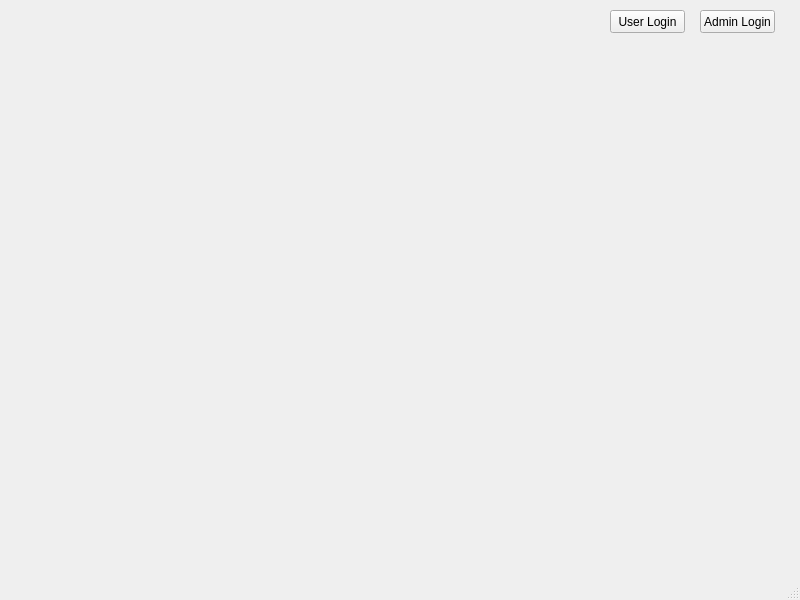
<?xml version="1.0" encoding="UTF-8"?>
<ui version="4.0">
 <class>MainWindow</class>
 <widget class="QMainWindow" name="MainWindow">
  <property name="geometry">
   <rect>
    <x>0</x>
    <y>0</y>
    <width>800</width>
    <height>600</height>
   </rect>
  </property>
  <property name="windowTitle">
   <string>MainWindow</string>
  </property>
  <widget class="QWidget" name="centralwidget">
   <widget class="QPushButton" name="pushButton">
    <property name="geometry">
     <rect>
      <x>610</x>
      <y>10</y>
      <width>75</width>
      <height>23</height>
     </rect>
    </property>
    <property name="text">
     <string>User Login</string>
    </property>
   </widget>
   <widget class="QPushButton" name="pushButton_2">
    <property name="geometry">
     <rect>
      <x>700</x>
      <y>10</y>
      <width>75</width>
      <height>23</height>
     </rect>
    </property>
    <property name="text">
     <string>Admin Login</string>
    </property>
   </widget>
  </widget>
  <widget class="QMenuBar" name="menubar">
   <property name="geometry">
    <rect>
     <x>0</x>
     <y>0</y>
     <width>800</width>
     <height>21</height>
    </rect>
   </property>
  </widget>
  <widget class="QStatusBar" name="statusbar"/>
 </widget>
 <resources/>
 <connections/>
</ui>
